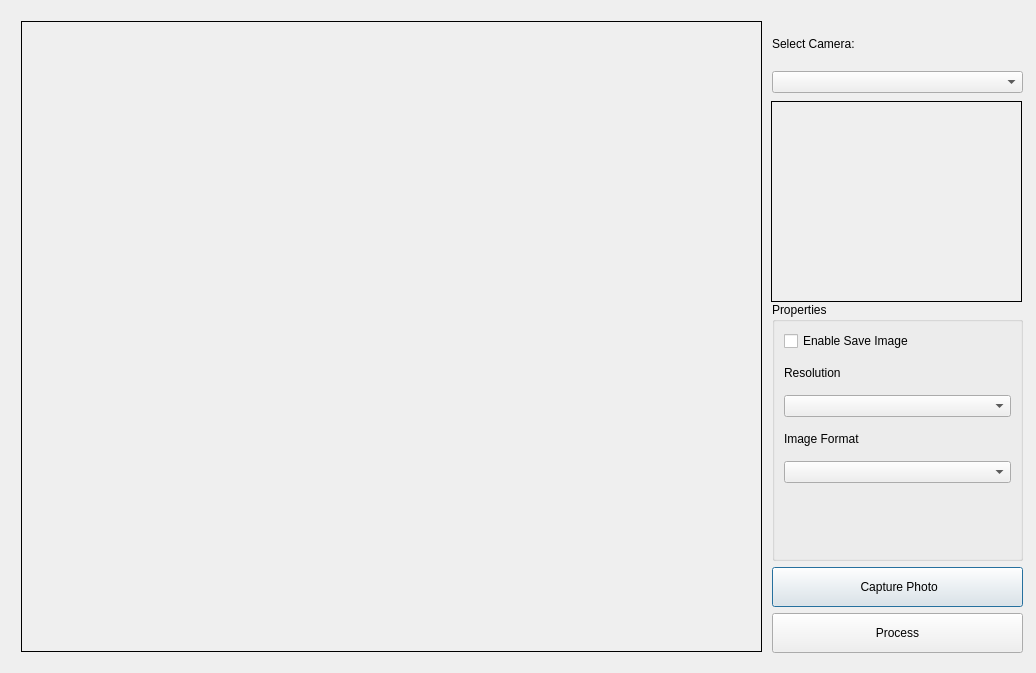
<?xml version="1.0" encoding="UTF-8"?>
<ui version="4.0">
 <class>OpenCVCamera</class>
 <widget class="QDialog" name="OpenCVCamera">
  <property name="geometry">
   <rect>
    <x>0</x>
    <y>0</y>
    <width>1036</width>
    <height>673</height>
   </rect>
  </property>
  <property name="windowTitle">
   <string>Dialog</string>
  </property>
  <layout class="QVBoxLayout" name="verticalLayout_17">
   <item>
    <layout class="QVBoxLayout" name="verticalLayout">
     <item>
      <widget class="QStackedWidget" name="stackedWidget">
       <property name="frameShape">
        <enum>QFrame::NoFrame</enum>
       </property>
       <widget class="QWidget" name="viewfinderPage">
        <widget class="QLabel" name="viewfinder">
         <property name="geometry">
          <rect>
           <x>10</x>
           <y>10</y>
           <width>741</width>
           <height>631</height>
          </rect>
         </property>
         <property name="sizePolicy">
          <sizepolicy hsizetype="Fixed" vsizetype="Fixed">
           <horstretch>0</horstretch>
           <verstretch>0</verstretch>
          </sizepolicy>
         </property>
         <property name="frameShape">
          <enum>QFrame::Box</enum>
         </property>
         <property name="text">
          <string/>
         </property>
         <property name="alignment">
          <set>Qt::AlignCenter</set>
         </property>
        </widget>
        <widget class="QLabel" name="displayImage">
         <property name="geometry">
          <rect>
           <x>760</x>
           <y>90</y>
           <width>251</width>
           <height>201</height>
          </rect>
         </property>
         <property name="frameShape">
          <enum>QFrame::Box</enum>
         </property>
         <property name="text">
          <string/>
         </property>
        </widget>
        <widget class="QWidget" name="layoutWidget">
         <property name="geometry">
          <rect>
           <x>761</x>
           <y>291</y>
           <width>251</width>
           <height>351</height>
          </rect>
         </property>
         <layout class="QVBoxLayout" name="verticalLayout_5">
          <item>
           <widget class="QGroupBox" name="groupBox">
            <property name="title">
             <string>Properties</string>
            </property>
            <property name="flat">
             <bool>false</bool>
            </property>
            <layout class="QVBoxLayout" name="verticalLayout_3">
             <item>
              <widget class="QCheckBox" name="checkBox_enableSaveImg">
               <property name="text">
                <string>Enable Save Image</string>
               </property>
              </widget>
             </item>
             <item>
              <layout class="QVBoxLayout" name="verticalLayout_14">
               <item>
                <widget class="QLabel" name="label_5">
                 <property name="text">
                  <string>Resolution </string>
                 </property>
                </widget>
               </item>
               <item>
                <widget class="QComboBox" name="cb_resolution"/>
               </item>
              </layout>
             </item>
             <item>
              <layout class="QVBoxLayout" name="verticalLayout_15">
               <item>
                <widget class="QLabel" name="label_6">
                 <property name="text">
                  <string>Image Format</string>
                 </property>
                </widget>
               </item>
               <item>
                <widget class="QComboBox" name="cb_formats">
                 <property name="cursor">
                  <cursorShape>UpArrowCursor</cursorShape>
                 </property>
                 <property name="editable">
                  <bool>false</bool>
                 </property>
                 <property name="duplicatesEnabled">
                  <bool>false</bool>
                 </property>
                </widget>
               </item>
              </layout>
             </item>
             <item>
              <widget class="QLabel" name="lbl_save">
               <property name="font">
                <font>
                 <italic>true</italic>
                </font>
               </property>
               <property name="text">
                <string/>
               </property>
              </widget>
             </item>
            </layout>
           </widget>
          </item>
          <item>
           <layout class="QVBoxLayout" name="verticalLayout_4">
            <item>
             <widget class="QPushButton" name="btnCapturePhoto">
              <property name="minimumSize">
               <size>
                <width>50</width>
                <height>40</height>
               </size>
              </property>
              <property name="font">
               <font>
                <pointsize>9</pointsize>
               </font>
              </property>
              <property name="text">
               <string> Capture Photo</string>
              </property>
              <property name="icon">
               <iconset>
                <normalon>D:/Nestor/QT/QTAppsOpenCV-V2/images/cam_icon.png</normalon>
                <activeon>D:/Nestor/QT/QTAppsOpenCV-V2/images/cam_icon.png</activeon>
                <selectedon>D:/Nestor/QT/QTAppsOpenCV-V2/images/cam_icon.png</selectedon>
               </iconset>
              </property>
              <property name="iconSize">
               <size>
                <width>25</width>
                <height>25</height>
               </size>
              </property>
             </widget>
            </item>
            <item>
             <widget class="QPushButton" name="btnProcess">
              <property name="minimumSize">
               <size>
                <width>50</width>
                <height>40</height>
               </size>
              </property>
              <property name="font">
               <font>
                <pointsize>9</pointsize>
               </font>
              </property>
              <property name="text">
               <string>Process</string>
              </property>
              <property name="icon">
               <iconset>
                <normaloff>D:/Nestor/QT/QTAppsOpenCV-V2/images/905px-Noun_Project_process_icon_1261773_cc.svg.png</normaloff>D:/Nestor/QT/QTAppsOpenCV-V2/images/905px-Noun_Project_process_icon_1261773_cc.svg.png</iconset>
              </property>
              <property name="iconSize">
               <size>
                <width>100</width>
                <height>30</height>
               </size>
              </property>
             </widget>
            </item>
           </layout>
          </item>
         </layout>
        </widget>
        <widget class="QWidget" name="layoutWidget">
         <property name="geometry">
          <rect>
           <x>761</x>
           <y>11</y>
           <width>251</width>
           <height>71</height>
          </rect>
         </property>
         <layout class="QVBoxLayout" name="verticalLayout_2">
          <item>
           <widget class="QLabel" name="label_4">
            <property name="minimumSize">
             <size>
              <width>70</width>
              <height>0</height>
             </size>
            </property>
            <property name="maximumSize">
             <size>
              <width>16777215</width>
              <height>16777215</height>
             </size>
            </property>
            <property name="text">
             <string>Select Camera:</string>
            </property>
           </widget>
          </item>
          <item>
           <widget class="QComboBox" name="selectDeviceCB">
            <property name="maximumSize">
             <size>
              <width>16777215</width>
              <height>16777215</height>
             </size>
            </property>
           </widget>
          </item>
         </layout>
        </widget>
       </widget>
       <widget class="QWidget" name="previewPage"/>
      </widget>
     </item>
    </layout>
   </item>
  </layout>
 </widget>
 <resources/>
 <connections/>
</ui>
